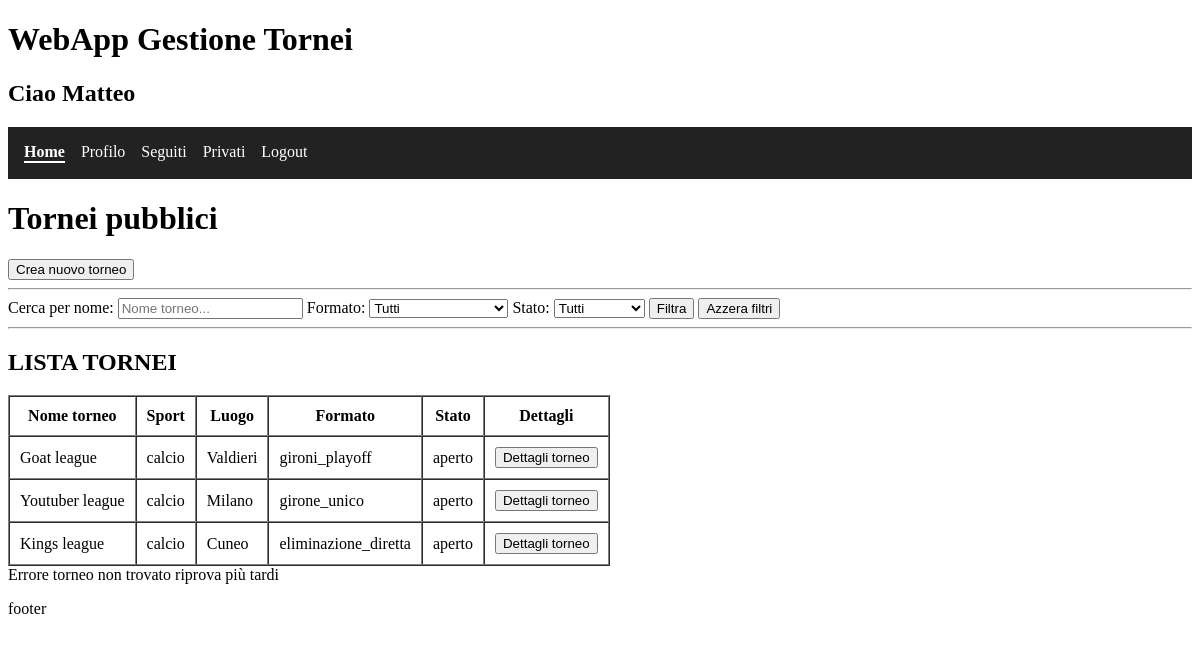
The app's page /index.php?msg=errTorneoNonTrovato (signed in) with its own data.
### tables this page shows
CREATE TABLE `torneo` (
  `id` int(11) NOT NULL,
  `sport` varchar(255) NOT NULL,
  `nome` varchar(150) NOT NULL,
  `descrizione` varchar(255) DEFAULT NULL,
  `luogo` varchar(255) NOT NULL,
  `formato` enum('girone_unico','eliminazione_diretta','gironi_playoff') NOT NULL,
  `tipo_partita` enum('andata','andata_ritorno') NOT NULL,
  `visibilita` enum('pubblico','privato') NOT NULL DEFAULT 'pubblico',
  `numero_squadre` int(11) NOT NULL,
  `creato_da` int(11) NOT NULL,
  `stato` enum('aperto','in_corso','completato') NOT NULL DEFAULT 'aperto',
  `min_giocatori_per_squadra` int(11) NOT NULL,
  `max_giocatori_per_squadra` int(11) NOT NULL,
  `min_squadre` int(11) NOT NULL DEFAULT 2,
  `data_chiusura_iscrizioni` datetime NOT NULL,
  `codice_privato` varchar(8) DEFAULT NULL
);

### components/tabella_tornei.php (the view, shortened to what this page needs)
<table border="1" cellpadding="10" cellspacing="0">
    <tr>
        <th>Nome torneo</th>
        <th>Sport</th>
        <th>Luogo</th>
        <th>Formato</th>
        <th>Stato</th>
        <th>Dettagli</th>
    </tr>
    <?php if ($result->num_rows > 0): ?>
        <?php while ($row = $result->fetch_assoc()): ?>
            <tr>
                <td><?= htmlspecialchars($row['nome']) ?></td>
                <td><?= htmlspecialchars($row['sport']) ?></td>
                <td><?= htmlspecialchars($row['luogo']) ?></td>
                <td><?= htmlspecialchars($row['formato']) ?></td>
                <td><?= htmlspecialchars($row['stato']) ?></td>
                <td>
                    <form method="GET" action="dettagli_torneo.php">
                        <input type="submit" value="Dettagli torneo">
                    </form>
                </td>
            </tr>
        <?php endwhile; ?>
    <?php else: ?>
        <tr>
            <td colspan="5">Nessun torneo trovato</td>
        </tr>
    <?php endif; ?>
</table>

### records on screen
torneo: nome "Goat league", sport "calcio", luogo "Valdieri", formato "gironi_playoff", stato "aperto"
torneo: nome "Youtuber league", sport "calcio", luogo "Milano", formato "girone_unico", stato "aperto"
torneo: nome "Kings league", sport "calcio", luogo "Cuneo", formato "eliminazione_diretta", stato "aperto"

### other values on screen
$_SESSION['nome_utente'] "Matteo"
